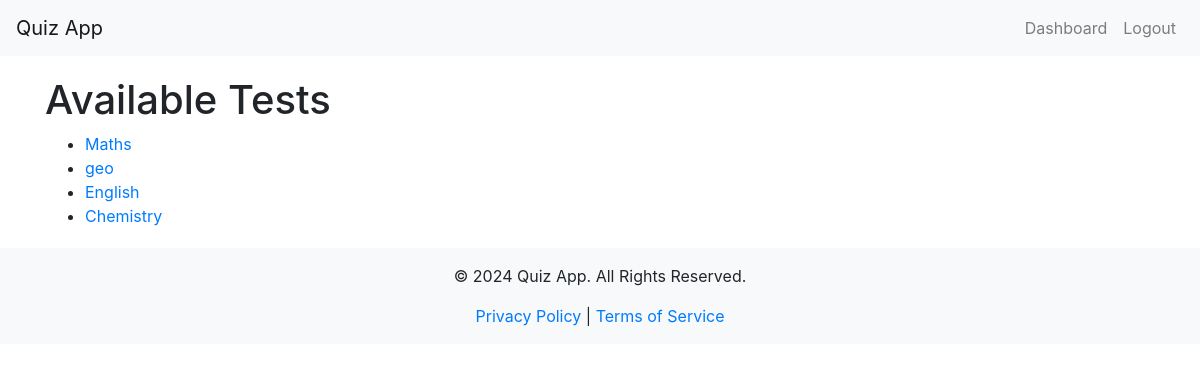
The page /available_tests (signed in) on the database as committed earlier.
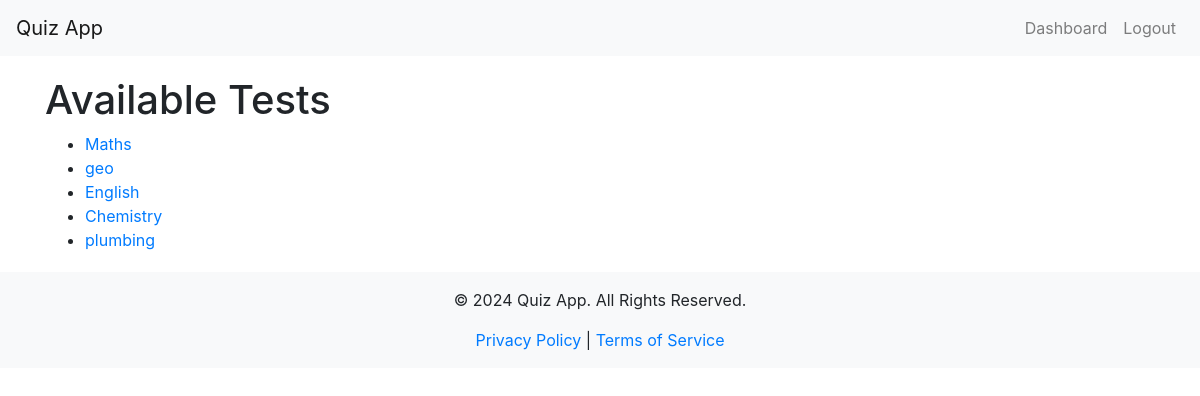
The same page on the database as committed later.
### app/models.py (models this page shows)
class QuizSet(db.Model):
    id = db.Column(db.Integer, primary_key=True)
    title = db.Column(db.String(128), nullable=False)
    questions = db.relationship('Question', backref='quiz_set', lazy=True)
    quiz_results = db.relationship('QuizResult', backref='related_quiz_set', lazy=True)  # Renamed backref

### app/routes.py (the view)
@main_bp.route("/available_tests")
@login_required
def available_tests():
    quizzes = QuizSet.query.all()
    return render_template('available_tests.html', quizzes=quizzes)

### app/__init__.py (called while the page is built)
@login_manager.user_loader
def load_user(user_id):
    from app.models import User
    return User.query.get(int(user_id))

### app/templates/available_tests.html
{% extends "layout.html" %}
{% block content %}
<h1>Available Tests</h1>
<ul>
    {% for quiz in quizzes %}
    <li>
        <a href="{{ url_for('main.quiz', quiz_id=quiz.id) }}">{{ quiz.title }}</a>
    </li>
    {% endfor %}
</ul>
{% endblock %}

Rows that differ between the two databases and show on the page:
added QuizSet: title "plumbing"
